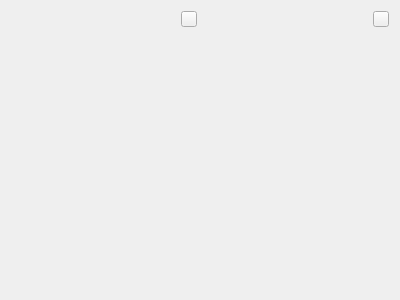
<?xml version="1.0" encoding="UTF-8"?>
<ui version="4.0">
 <class>Form</class>
 <widget class="QWidget" name="Form">
  <property name="geometry">
   <rect>
    <x>0</x>
    <y>0</y>
    <width>400</width>
    <height>300</height>
   </rect>
  </property>
  <property name="windowTitle">
   <string>Form</string>
  </property>
  <layout class="QVBoxLayout" name="verticalLayout_2">
   <item>
    <layout class="QHBoxLayout" name="horizontalLayout">
     <property name="leftMargin">
      <number>0</number>
     </property>
     <item>
      <widget class="QLabel" name="voice_label1">
       <property name="text">
        <string/>
       </property>
      </widget>
     </item>
     <item>
      <widget class="QPushButton" name="voice_play1">
       <property name="sizePolicy">
        <sizepolicy hsizetype="Minimum" vsizetype="Ignored">
         <horstretch>0</horstretch>
         <verstretch>0</verstretch>
        </sizepolicy>
       </property>
       <property name="maximumSize">
        <size>
         <width>16</width>
         <height>16</height>
        </size>
       </property>
       <property name="styleSheet">
        <string notr="true">border-image: url(:/voice/play.ico);</string>
       </property>
       <property name="text">
        <string/>
       </property>
      </widget>
     </item>
     <item>
      <widget class="QLabel" name="voice_label2">
       <property name="text">
        <string/>
       </property>
      </widget>
     </item>
     <item>
      <widget class="QPushButton" name="voice_play2">
       <property name="maximumSize">
        <size>
         <width>16</width>
         <height>16</height>
        </size>
       </property>
       <property name="styleSheet">
        <string notr="true">border-image: url(:/voice/play.ico);</string>
       </property>
       <property name="text">
        <string/>
       </property>
      </widget>
     </item>
    </layout>
   </item>
   <item>
    <widget class="QLabel" name="base_infor_label">
     <property name="text">
      <string/>
     </property>
     <property name="wordWrap">
      <bool>true</bool>
     </property>
    </widget>
   </item>
   <item>
    <widget class="QLabel" name="changes_label">
     <property name="text">
      <string/>
     </property>
    </widget>
   </item>
  </layout>
 </widget>
 <resources>
  <include location="res.qrc"/>
 </resources>
 <connections/>
</ui>
